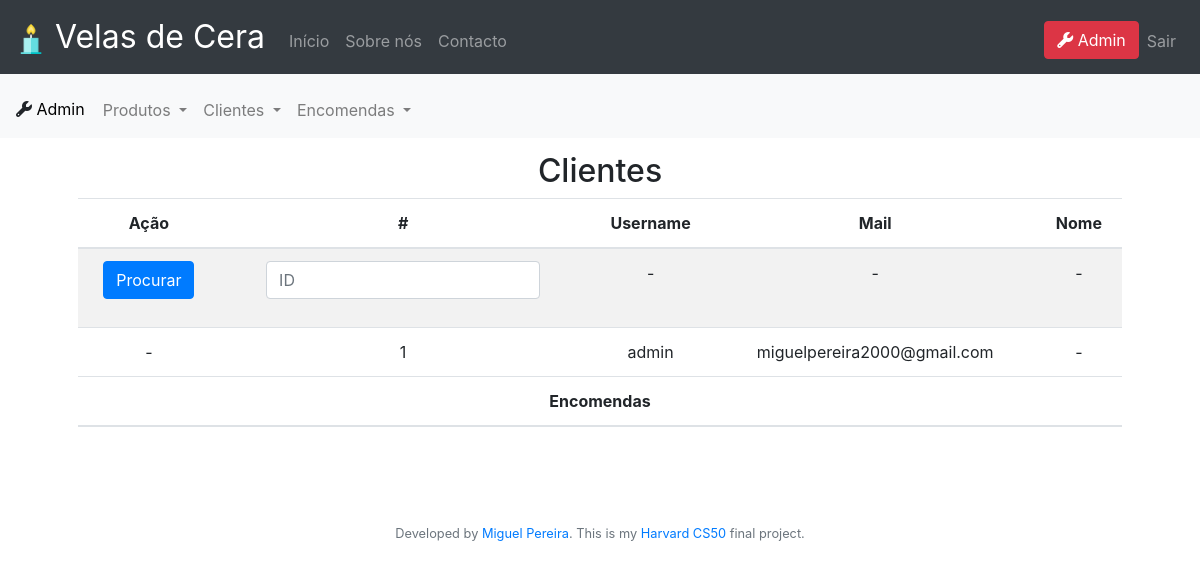
The page /admin/encomendasPorCliente (signed in) on the database as committed earlier.
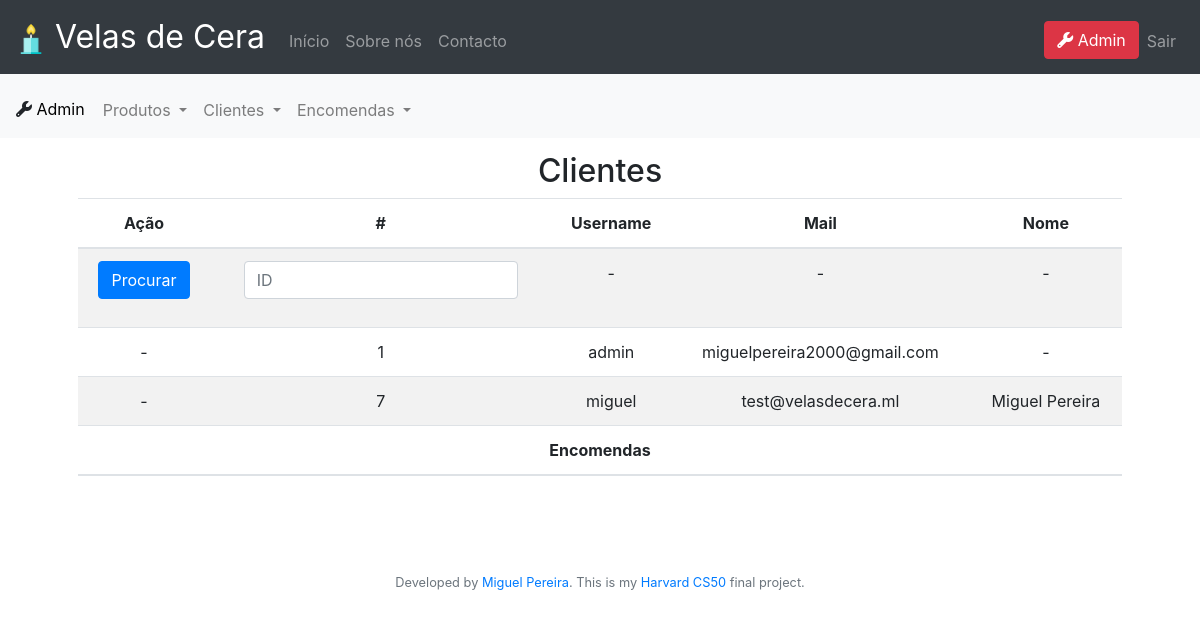
The same page on the database as committed later.
### tables this page shows
CREATE TABLE users (id integer not null primary key autoincrement, username text not null, hash text not null, mail text not null unique, tipo text not null);

CREATE TABLE morada (user_id integer unique not null, zip text not null, city text not null, street text not null, nome text);

### app.py (the view, shortened to what this page needs)
@app.route("/admin/encomendasPorCliente", methods=["GET", "POST"])
@admin_login_required
def adminEncomendasPorUser():
    users = db.execute("select id, username, mail, nome from users left join morada on user_id=users.id order by users.id")
    encomendas_datas = ''
    encomendas = ''
    return render_template("adminEncomendasUser.html", users=users, encomendas_datas=encomendas_datas, encomendas=encomendas)

### app.py (called while the page is built)
@app.after_request
def after_request(response):
    response.headers["Cache-Control"] = "no-cache, no-store, must-revalidate"
    response.headers["Expires"] = 0
    response.headers["Pragma"] = "no-cache"
    return response

def admin_login_required(f):
    @wraps(f)
    def decorated_function(*args, **kwargs):
        if session.get("user_id") is None:
            return redirect("/login")
        else:
            rows = db.execute("select * from users where id = :id", id=session.get("user_id"))
            if len(rows) != 1 or rows[0]["tipo"] != "admin":
                return apology("Não és admin", 400)
        return f(*args, **kwargs)
    return decorated_function

### templates/adminEncomendasUser.html (shortened to what this page needs)
{% extends "admin.html" %}
{% block mainAdmin %}
<form action="/admin/encomendasPorCliente" method="POST" enctype=multipart/form-data>
<table class="table table-striped">
    <thead>
        <h2>
            Clientes
        </h2>
        <tr>
            <th>Ação</th>
            <th>#</th>
            <th>Username</th>
            <th>Mail</th>
            <th>Nome</th>
        </tr>
    </thead>
    <tbody>
        <tr>
            <td><button class="btn btn-primary" type="submit">Procurar</button></td>
            <td>
                <div class="form-group">
                    <input type="text" autofocus class="form-control"  placeholder="ID" name="id">
            </td>
            <td>-</td>
            <td>-</td>
            <td>-</td>
        </tr>
    {% for cliente in users %}
        <tr>
            <td>-</td>
            <td>{{ cliente.id }}</td>
            <td>{{ cliente.username }}</td>
            <td>{{ cliente.mail }}</td>
            <td>
                {% if cliente.nome == None %}
                    -
                {% else %}
                    {{ cliente.nome}}
                {% endif %}
            </td>
        </tr>
    {% endfor %}
    </tbody>
</table>
</form>
<table class="table table-striped" style="margin-bottom: -1px; margin-top: -16px;">
    <thead>
        <tr>
            <th>Encomendas</th>
        </tr>
    </thead>
</table>
{% endblock %}

Rows that differ between the two databases and show on the page:
added morada: id "7", username "miguel", mail "test@velasdecera.ml", nome "Miguel Pereira"
